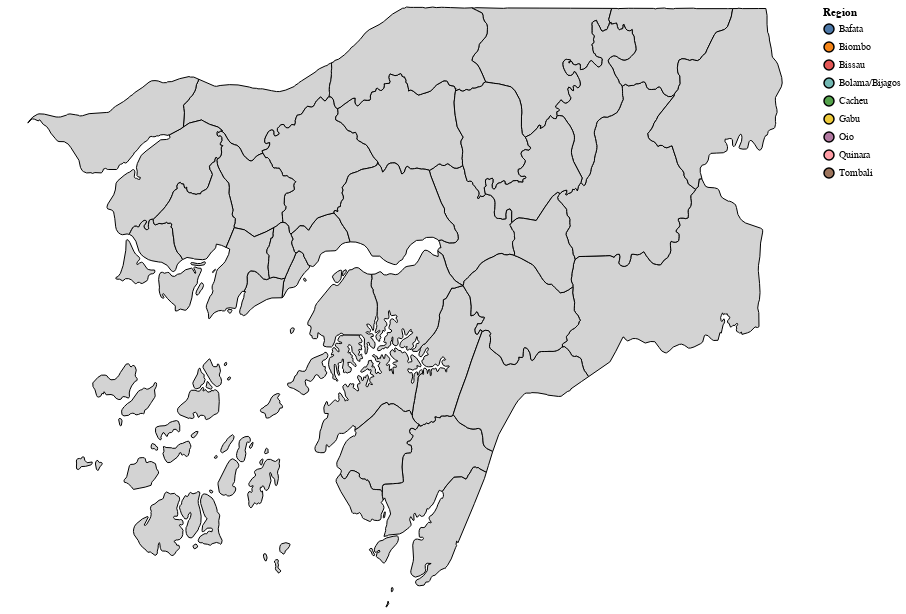

Source (notebook cell):
### Markdown cell above
## Maps

The following maps display the distribution of the population by gender and age.

#### Guinea-Bissau by Gender

### Code cell
# gender_all = chart.mark_geoshape(stroke='black', strokeWidth=1)

base.encode(**map_options).add_selection(mouseover) #+ \
# points.encode(longitude='properties.CENTROID_X:Q', latitude='properties.CENTROID_Y:Q', color=alt.value('black'))
# text.encode(longitude='properties.CENTROID_X:Q', latitude='properties.CENTROID_Y:Q', color=alt.value('black')).encode(alt.Text('properties.ADM2_NAME:N'))
